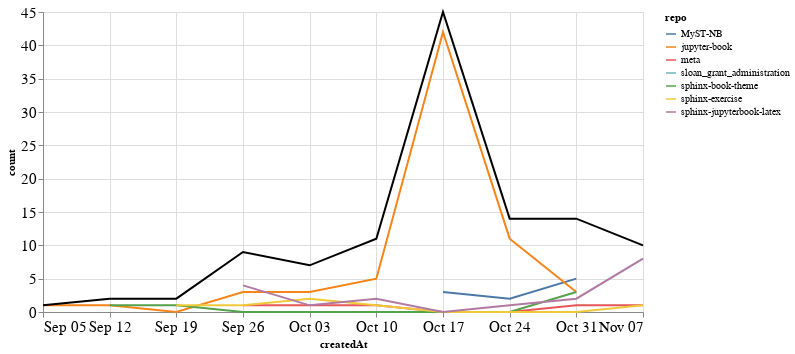

Here is the notebook cell this chart was saved with:
### Markdown cell above
### Comments

### Code cell
comments_time = comments.groupby('repo').resample('W', on='createdAt').count()['author'].reset_index()
comments_time = comments_time.rename(columns={'author': 'count'})
comments_time_total = comments_time.groupby('createdAt').agg({"count": "sum"}).reset_index()
ch1 = alt.Chart(comments_time, width=600).mark_line().encode(
    x='createdAt',
    y='count',
    color='repo',
    tooltip="repo"
)

ch2 = alt.Chart(comments_time_total, width=600).mark_line(color="black").encode(
    x='createdAt',
    y='count',
)

ch1 + ch2

### Figure 1 — Vega-Lite specification as saved in the notebook (floating-point values rounded to 4 significant figures)
{"config": {"axisLeft": {"labelFontSize": 15}, "axisBottom": {"labelFontSize": 15}}, "layer": [{"data": {"name": "data-b6eed9698d70d88e2f054b6197dc7c8a"}, "mark": "line", "encoding": {"color": {"type": "nominal", "field": "repo"}, "tooltip": {"type": "nominal", "field": "repo"}, "x": {"type": "temporal", "field": "createdAt"}, "y": {"type": "quantitative", "field": "count"}}, "width": 600}, {"data": {"name": "data-9308a7b8494e31a35d08c8b97b9afb1d"}, "mark": {"type": "line", "color": "black"}, "encoding": {"x": {"type": "temporal", "field": "createdAt"}, "y": {"type": "quantitative", "field": "count"}}, "width": 600}], "$schema": "https://vega.github.io/schema/vega-lite/v4.8.1.json", "datasets": {"data-b6eed9698d70d88e2f054b6197dc7c8a": [{"repo": "MyST-NB", "createdAt": "2021-10-17T00:00:00", "count": 3}, {"repo": "MyST-NB", "createdAt": "2021-10-24T00:00:00", "count": 2}, {"repo": "MyST-NB", "createdAt": "2021-10-31T00:00:00", "count": 5}, {"repo": "jupyter-book", "createdAt": "2021-09-05T00:00:00", "count": 1}, {"repo": "jupyter-book", "createdAt": "2021-09-12T00:00:00", "count": 1}, {"repo": "jupyter-book", "createdAt": "2021-09-19T00:00:00", "count": 0}, {"repo": "jupyter-book", "createdAt": "2021-09-26T00:00:00", "count": 3}, {"repo": "jupyter-book", "createdAt": "2021-10-03T00:00:00", "count": 3}, {"repo": "jupyter-book", "createdAt": "2021-10-10T00:00:00", "count": 5}, {"repo": "jupyter-book", "createdAt": "2021-10-17T00:00:00", "count": 42}, {"repo": "jupyter-book", "createdAt": "2021-10-24T00:00:00", "count": 11}, {"repo": "jupyter-book", "createdAt": "2021-10-31T00:00:00", "count": 3}, {"repo": "meta", "createdAt": "2021-09-26T00:00:00", "count": 1}, {"repo": "meta", "createdAt": "2021-10-03T00:00:00", "count": 1}, {"repo": "meta", "createdAt": "2021-10-10T00:00:00", "count": 1}, {"repo": "meta", "createdAt": "2021-10-17T00:00:00", "count": 0}, {"repo": "meta", "createdAt": "2021-10-24T00:00:00", "count": 0}, {"repo": "meta", "createdAt": "2021-10-31T00:00:00", "count": 1}, {"repo": "meta", "createdAt": "2021-11-07T00:00:00", "count": 1}, {"repo": "sloan_grant_administration", "createdAt": "2021-10-10T00:00:00", "count": 2}, {"repo": "sphinx-book-theme", "createdAt": "2021-09-12T00:00:00", "count": 1}, {"repo": "sphinx-book-theme", "createdAt": "2021-09-19T00:00:00", "count": 1}, {"repo": "sphinx-book-theme", "createdAt": "2021-09-26T00:00:00", "count": 0}, {"repo": "sphinx-book-theme", "createdAt": "2021-10-03T00:00:00", "count": 0}, {"repo": "sphinx-book-theme", "createdAt": "2021-10-10T00:00:00", "count": 0}, {"repo": "sphinx-book-theme", "createdAt": "2021-10-17T00:00:00", "count": 0}, {"repo": "sphinx-book-theme", "createdAt": "2021-10-24T00:00:00", "count": 0}, {"repo": "sphinx-book-theme", "createdAt": "2021-10-31T00:00:00", "count": 3}, {"repo": "sphinx-exercise", "createdAt": "2021-09-19T00:00:00", "count": 1}, {"repo": "sphinx-exercise", "createdAt": "2021-09-26T00:00:00", "count": 1}, {"repo": "sphinx-exercise", "createdAt": "2021-10-03T00:00:00", "count": 2}, {"repo": "sphinx-exercise", "createdAt": "2021-10-10T00:00:00", "count": 1}, {"repo": "sphinx-exercise", "createdAt": "2021-10-17T00:00:00", "count": 0}, {"repo": "sphinx-exercise", "createdAt": "2021-10-24T00:00:00", "count": 0}, {"repo": "sphinx-exercise", "createdAt": "2021-10-31T00:00:00", "count": 0}, {"repo": "sphinx-exercise", "createdAt": "2021-11-07T00:00:00", "count": 1}, {"repo": "sphinx-jupyterbook-latex", "createdAt": "2021-09-26T00:00:00", "count": 4}, {"repo": "sphinx-jupyterbook-latex", "createdAt": "2021-10-03T00:00:00", "count": 1}, {"repo": "sphinx-jupyterbook-latex", "createdAt": "2021-10-10T00:00:00", "count": 2}, {"repo": "sphinx-jupyterbook-latex", "createdAt": "2021-10-17T00:00:00", "count": 0}, {"repo": "sphinx-jupyterbook-latex", "createdAt": "2021-10-24T00:00:00", "count": 1}, {"repo": "sphinx-jupyterbook-latex", "createdAt": "2021-10-31T00:00:00", "count": 2}, {"repo": "sphinx-jupyterbook-latex", "createdAt": "2021-11-07T00:00:00", "count": 8}], "data-9308a7b8494e31a35d08c8b97b9afb1d": [{"createdAt": "2021-09-05T00:00:00", "count": 1}, {"createdAt": "2021-09-12T00:00:00", "count": 2}, {"createdAt": "2021-09-19T00:00:00", "count": 2}, {"createdAt": "2021-09-26T00:00:00", "count": 9}, {"createdAt": "2021-10-03T00:00:00", "count": 7}, {"createdAt": "2021-10-10T00:00:00", "count": 11}, {"createdAt": "2021-10-17T00:00:00", "count": 45}, {"createdAt": "2021-10-24T00:00:00", "count": 14}, {"createdAt": "2021-10-31T00:00:00", "count": 14}, {"createdAt": "2021-11-07T00:00:00", "count": 10}]}}
